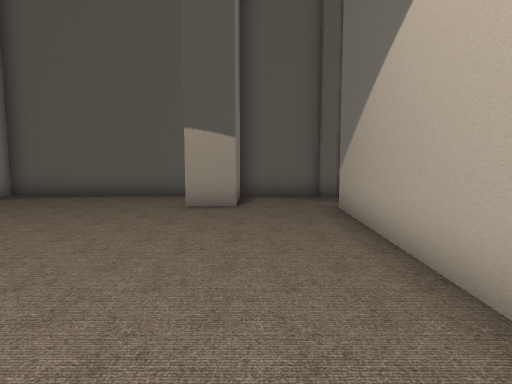
[1] (above)

22 first-person views from a walk through a scene from a Unity 3-D project. The camera is 1.3 m above the floor, tilts 6° down and sees 70° across. The floor is counted in squares, 1 m on a side. Each view is taken from the middle of a square. On the plan, view 1 faces up. The plan holds only what a view shows up to about 15 squares ahead; the rest is blank.

[2]
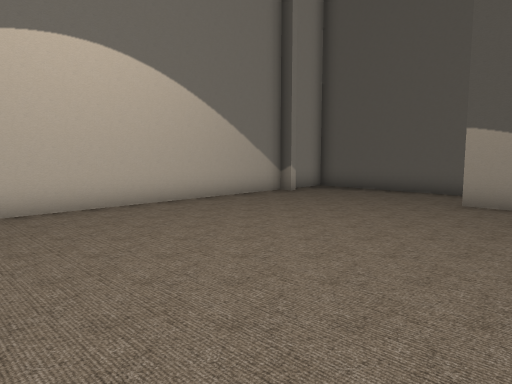

[3]
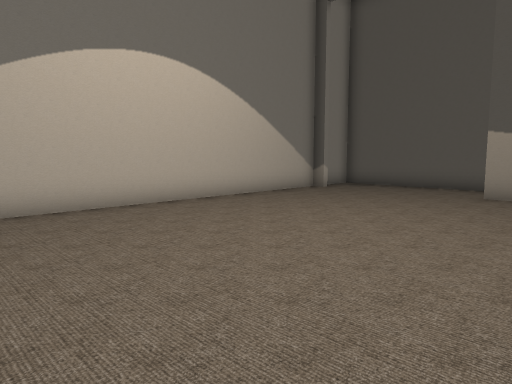

[4]
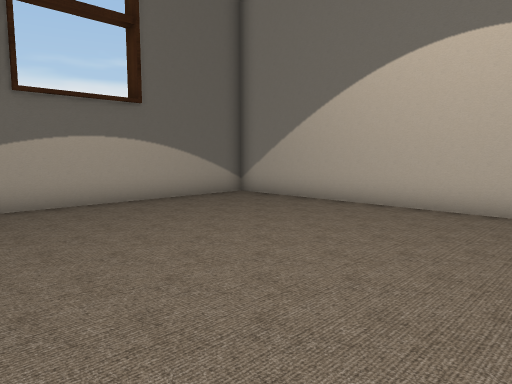

[5]
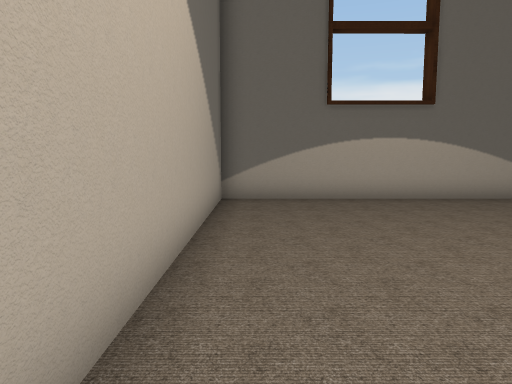

[6]
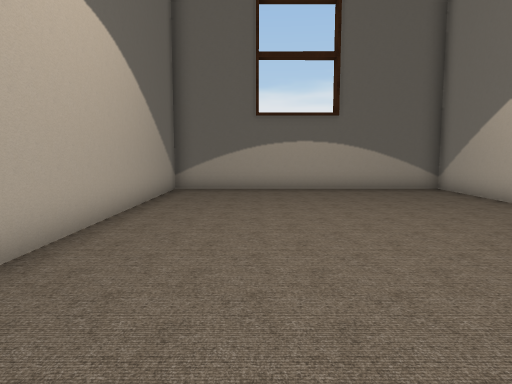

[7]
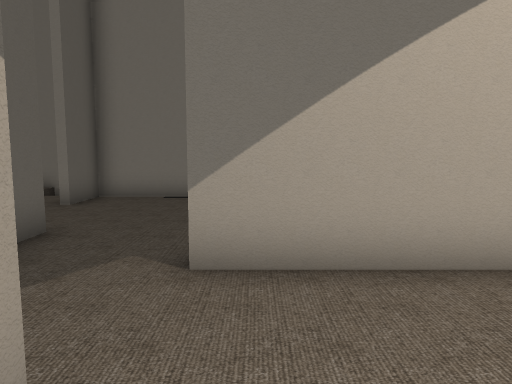

[8]
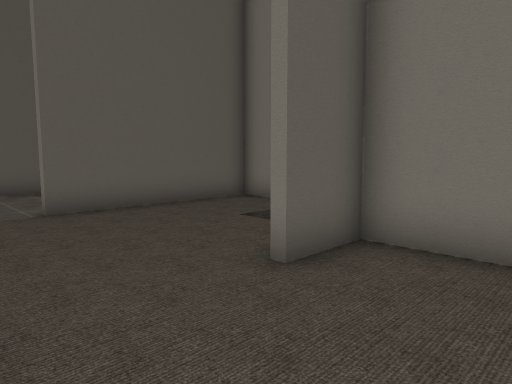

[9]
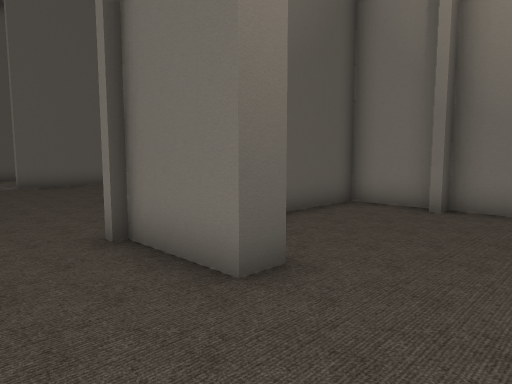

[10]
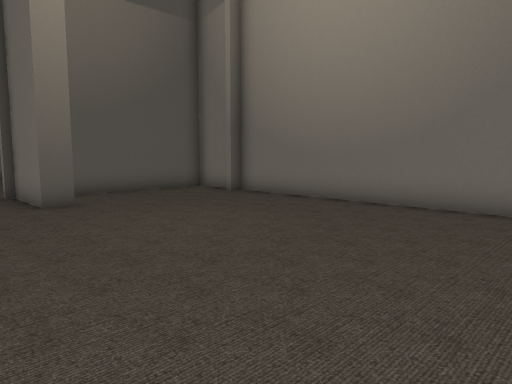

[11]
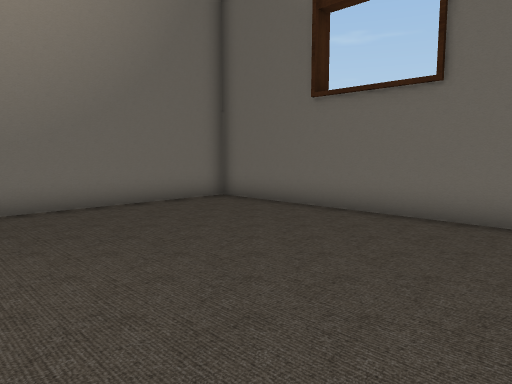

[12]
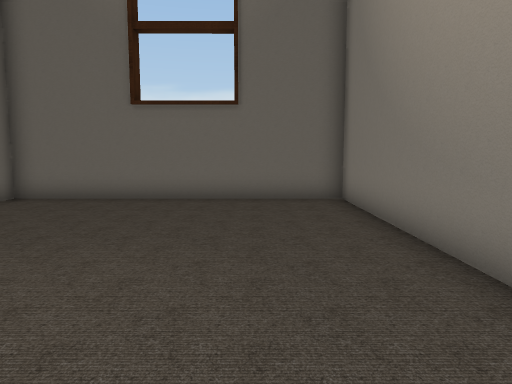

[13]
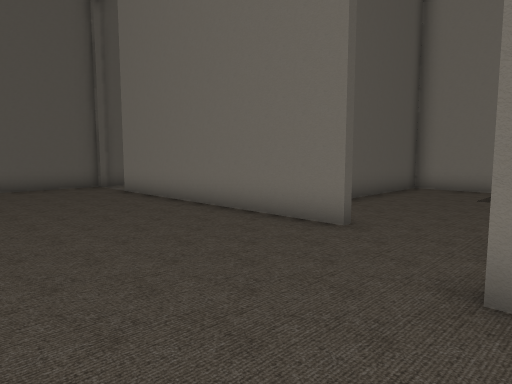

[14]
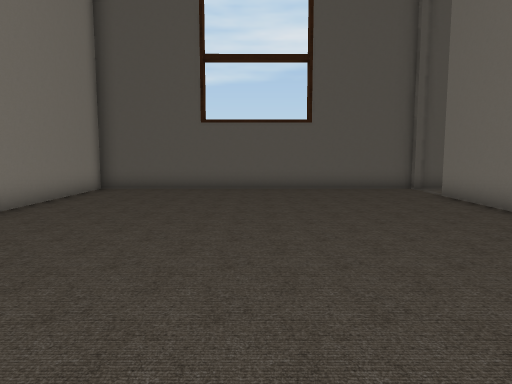

[15]
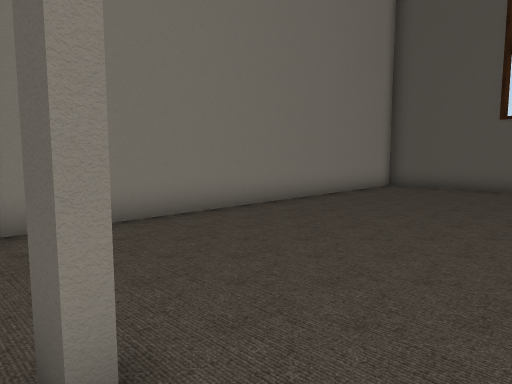

[16]
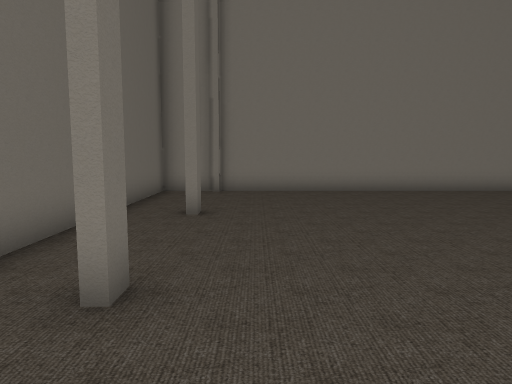

[17]
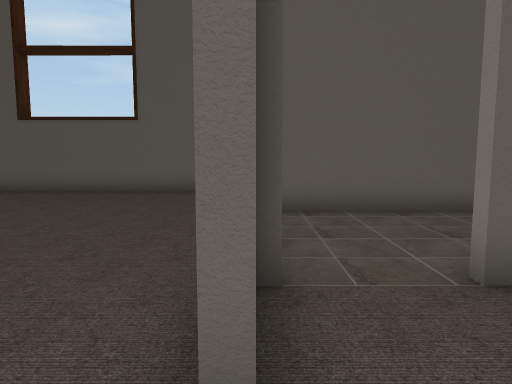

[18]
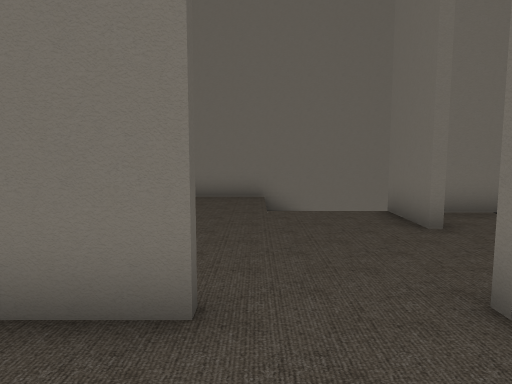

[19]
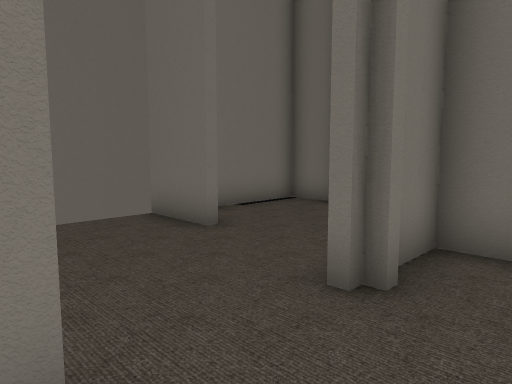

[20]
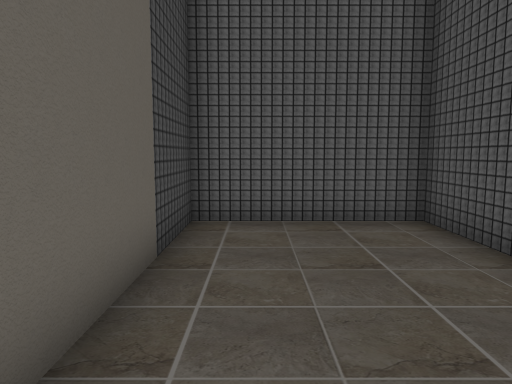

[21]
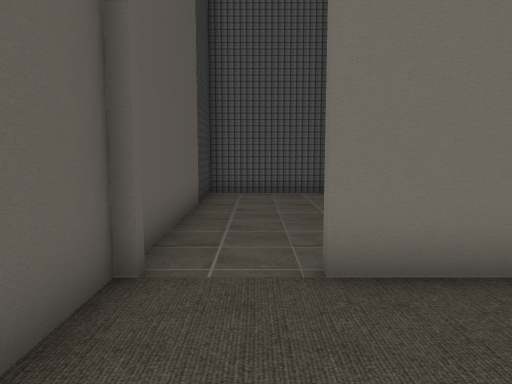

[22]
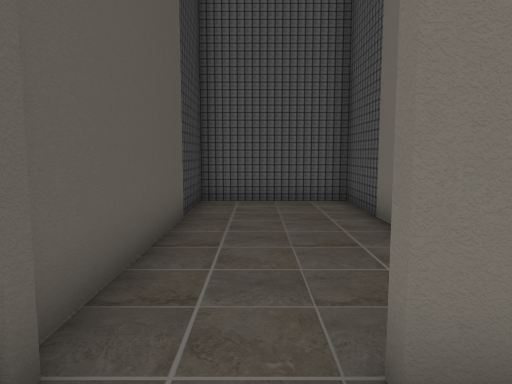

### Floor plan
Ten units are one square. View 1 is at (0, 0); x grows to the right and y downward. Boxes are objects, and circles mark ways between rooms. Rooms are numbered by the first view taken in them; rooms with no view inside come last. Other rooms are left out.
<svg viewBox="-82 -280 207 340">
<path fill="none" stroke="#000" d="M-5 -90 -18 -90M-71 -90 -77 -90 -77 55 20 55 20 -88M-21 -115 -77 -115 -77 -99M64 -57 55 -57 55 -82M25 -15 25 55 120 55 120 -57M76 -85 90 -85 90 -127 72 -127M120 -61 120 -82 70 -82M40 -115 25 -115M26 -112 20 -112M20 -115 -5 -115M-5 -110 -5 -90M38 -164 38 -252M15 -138 21 -138M-26 -135 -32 -135M-32 -138 -28 -138M-15 -118 5 -118M29 -118 38 -118 38 -130M71 -130 92 -130M39 -275 -77 -275 -77 -138M-77 -135 -77 -118 -40 -118M120 -114 120 -185 62 -185M95 -187 120 -187 120 -232 45 -232M86 -235 120 -235 120 -275 40 -275"/>
<circle cx="5" cy="-85" r="3" fill="#2a7"/>
<circle cx="60" cy="-140" r="3" fill="#2a7"/>
<circle cx="55" cy="-190" r="3" fill="#2a7"/>
<circle cx="40" cy="-265" r="3" fill="#2a7"/>
<text x="-30" y="-30">1</text>
<text x="60" y="-30">2</text>
<text x="0" y="-190">3</text>
<text x="80" y="-210">4</text>
<text x="80" y="-260">5</text>
</svg>
Room 1 opens to room 2. Room 2 opens to room 3. Room 3 opens to room 4. Room 3 opens to room 5.

Where each view was taken, in squares from view 1:
view 1: 0 up, 0 right, facing up
view 2: 1 down, 1 right, facing up-left
view 3: 3 down, 1 right, facing up-left
view 4: 4 up, 1 right, facing down-left
view 5: 5 up, 1 right, facing down
view 6: 8 up, 1 left, facing down
view 7: 8 up, 2 left, facing right
view 8: 10 up, 4 right, facing up-right
view 9: 3 up, 3 right, facing up-right
view 10: 4 down, 3 right, facing up-right
view 11: 2 up, 3 right, facing down-right
view 12: 5 up, 5 right, facing down
view 13: 13 up, 2 left, facing up-right
view 14: 14 up, 2 left, facing up
view 15: 13 up, 1 left, facing up-left
view 16: 15 up, 5 right, facing left
view 17: 15 up, 4 right, facing up
view 18: 16 up, 1 right, facing right
view 19: 17 up, 2 right, facing down-right
view 20: 22 up, 5 right, facing right
view 21: 26 up, 0 right, facing right
view 22: 26 up, 2 right, facing right
